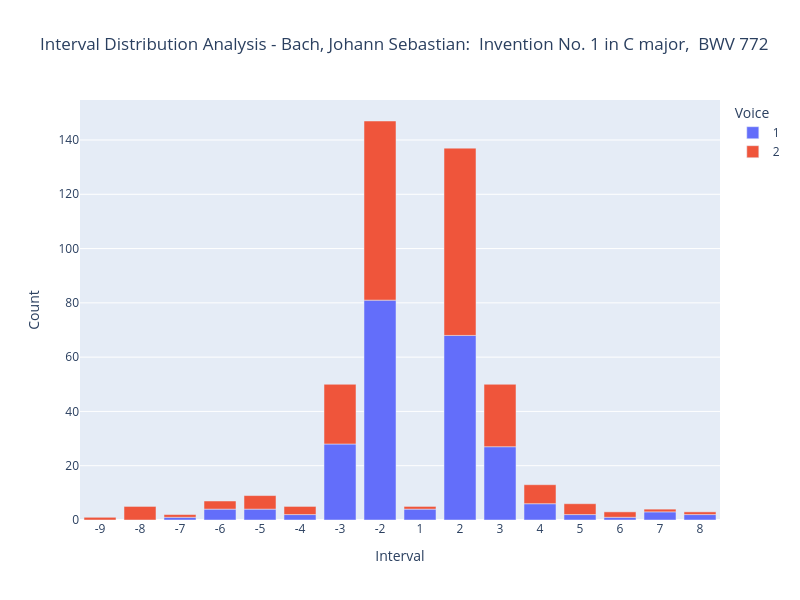

Notebook cell for this chart:
### Code cell
# Create the bar chart
df = mel_counts.copy()

# remove rests
df_no_rests = df[df['Interval'] !=  'Rest']

unique_intervals = df_no_rests['Interval'].unique()

# unique_intervals_no_rest = [interval for interval in unique_intervals if interval != "Rest"]

# sorting function
def sort_integer_strings_explicit(string_array):
    """
    Explicit method: separate negatives and positives, then sort each group
    """
    negatives = [s for s in string_array if int(s) < 0]
    positives = [s for s in string_array if int(s) >= 0]
    
    # Sort negatives in descending order (highest negative first: -1, -2, -3...)
    negatives.sort(key=lambda x: int(x), reverse=False)
    
    # Sort positives in ascending order (lowest positive first: 0, 1, 2, 3...)
    positives.sort(key=lambda x: int(x))
    
    return negatives + positives

interval_order = sort_integer_strings_explicit(unique_intervals)

fig = px.bar(
    df_no_rests,
    x='Interval',
    y='Count',
    color='Voice',
    title=f"Interval Distribution Analysis - {piece.metadata['composer']}:  {piece.metadata['title']} ",
    width=800,
    height=600,

    # note that the pitch order is set earlier in our NB!
    category_orders={'Interval': interval_order}
)

fig.show()

### Figure 1 — Plotly figure (JSON) as saved in the notebook; plotly's stock layout.template omitted (floating-point values rounded to 4 significant figures)
{"data": [{"alignmentgroup": "True", "hovertemplate": "Voice=1<br>Interval=%{x}<br>Count=%{y}<extra></extra>", "legendgroup": "1", "marker": {"color": "#636efa", "pattern": {"shape": ""}}, "name": "1", "offsetgroup": "1", "orientation": "v", "showlegend": true, "textposition": "auto", "type": "bar", "x": ["-2", "-3", "-4", "-5", "-6", "-7", "1", "2", "3", "4", "5", "6", "7", "8"], "xaxis": "x", "y": [81, 28, 2, 4, 4, 1, 4, 68, 27, 6, 2, 1, 3, 2], "yaxis": "y"}, {"alignmentgroup": "True", "hovertemplate": "Voice=2<br>Interval=%{x}<br>Count=%{y}<extra></extra>", "legendgroup": "2", "marker": {"color": "#EF553B", "pattern": {"shape": ""}}, "name": "2", "offsetgroup": "2", "orientation": "v", "showlegend": true, "textposition": "auto", "type": "bar", "x": ["-2", "-3", "-4", "-5", "-6", "-7", "-8", "-9", "1", "2", "3", "4", "5", "6", "7", "8"], "xaxis": "x", "y": [66, 22, 3, 5, 3, 1, 5, 1, 1, 69, 23, 7, 4, 2, 1, 1], "yaxis": "y"}], "layout": {"barmode": "relative", "height": 600, "legend": {"title": {"text": "Voice"}, "tracegroupgap": 0}, "title": {"text": "Interval Distribution Analysis - Bach, Johann Sebastian:  Invention No. 1 in C major,  BWV 772 "}, "width": 800, "xaxis": {"anchor": "y", "autorange": true, "categoryarray": ["-9", "-8", "-7", "-6", "-5", "-4", "-3", "-2", "1", "2", "3", "4", "5", "6", "7", "8"], "categoryorder": "array", "domain": [0, 1], "range": [-0.5, 15.5], "title": {"text": "Interval"}, "type": "category"}, "yaxis": {"anchor": "x", "autorange": true, "domain": [0, 1], "range": [0, 154.7], "title": {"text": "Count"}, "type": "linear"}}}
